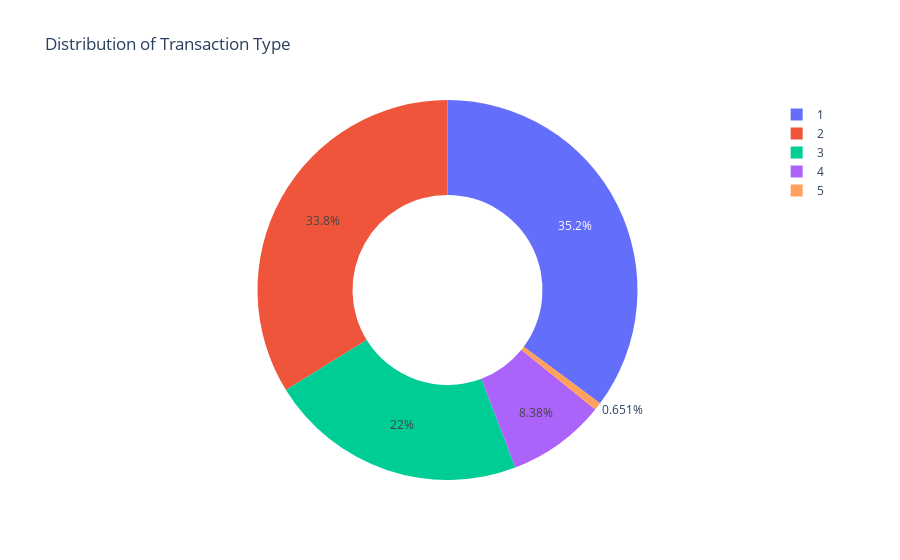

The notebook cell saved with this chart:
### Code cell
type = data["type"].value_counts()
transactions = type.index
quantity = type.values

fig = px.pie(data, values=quantity, names=transactions, hole=0.5, title="Distribution of Transaction Type")
fig.show()

### Figure 1 — Plotly figure (JSON) as saved in the notebook; plotly's stock layout.template omitted (floating-point values rounded to 4 significant figures)
{"data": [{"domain": {"x": [0, 1], "y": [0, 1]}, "hole": 0.5, "hovertemplate": "label=%{label}<br>value=%{value}<extra></extra>", "labels": [1, 2, 3, 4, 5], "legendgroup": "", "name": "", "showlegend": true, "type": "pie", "values": [2237500, 2151495, 1399284, 532909, 41432]}], "layout": {"legend": {"tracegroupgap": 0}, "title": {"text": "Distribution of Transaction Type"}}}
